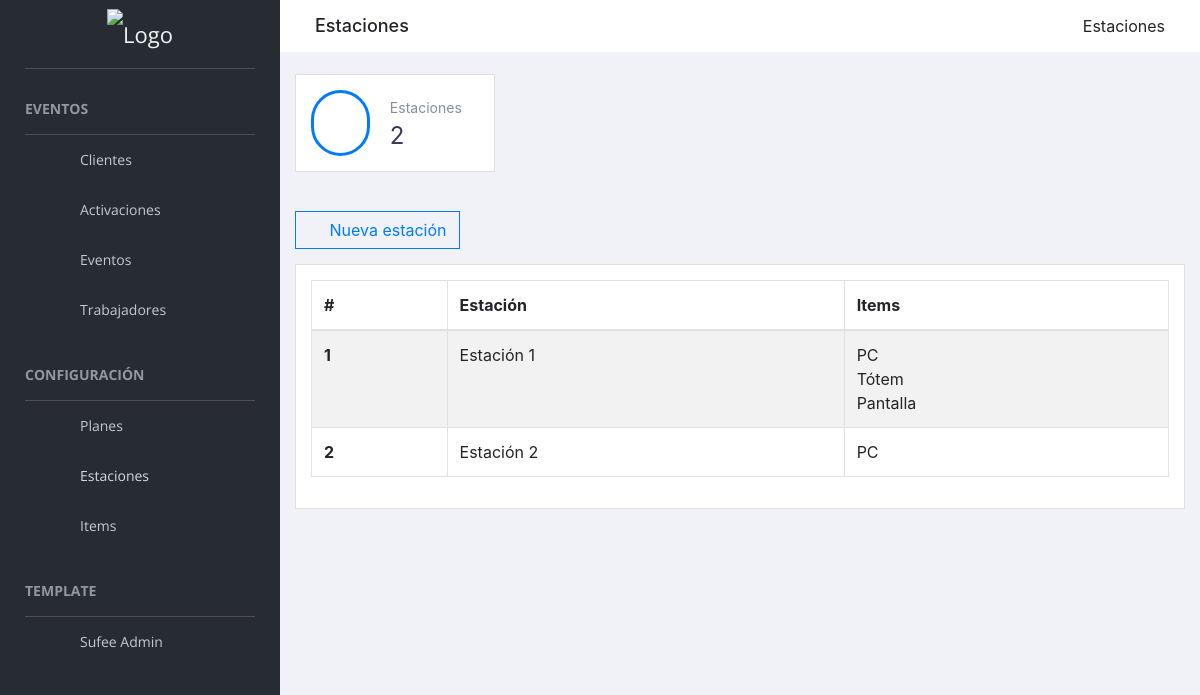
The page /estaciones/ on the database its author committed.
### Eventos/models.py (models this page shows)
class Estaciones(models.Model):
	idEstacion = models.AutoField(primary_key=True, verbose_name="#")
	nombre = models.CharField(unique=True, max_length=255, verbose_name="Estación", blank=False, null=False)
	Items = models.ManyToManyField("Items", through="ItemsEstacion", related_name="Estaciones")

class Items(models.Model):
	idItem = models.AutoField(primary_key=True, verbose_name="#")
	nombre = models.CharField(unique=True, max_length=255, verbose_name="Item", blank=False, null=False)

### Eventos/views.py (the view)
# urls.py: url(r'^estaciones/', views.estaciones, name='estaciones'),
def estaciones(request):
	estaciones = Estaciones.objects.all()
	titulos = ["#", "Estación", "Items"]
	context = {
		"estaciones": estaciones,
		"titulos": titulos,
	}
	return render(request, 'estaciones.html', context)

### Templates/estaciones.html
{% extends "Base/base.html" %}
{% load staticfiles %}
{% block estaciones-li %} active {% endblock %}
{% block content %}
	<div id="right-panel" class="right-panel">
		<div class="breadcrumbs">
			<div class="col-sm-4">
				<div class="page-header float-left">
					<div class="page-title">
						<h1>Estaciones</h1>
					</div>
				</div>
			</div>
			<div class="col-sm-8">
				<div class="page-header float-right">
					<div class="page-title">
						<ol class="breadcrumb text-right">
							<li class="active">Estaciones</li>
						</ol>
					</div>
				</div>
			</div>
		</div>
		<div class="content mt-3">
            <div class="animated fadeIn">
                <div class="row">
					<div class="col-lg-3 col-md-6 col-sm-8">
                        <div class="card">
                            <div class="card-body">
                                <div class="stat-widget-one">
                                    <div class="stat-icon dib"><i class="ti-layout text-primary border-primary"></i></div>
                                    <div class="stat-content dib">
                                        <div class="stat-text">Estaciones</div>
                                        <div class="stat-digit">{{estaciones.count}}</div>
                                    </div>
                                </div>
                            </div>
                        </div>
                    </div>
                </div>
				<div class="row">
					<div class="card-body">
						<button type="button" class="btn btn-outline-primary" onclick="location.href='{% url "agregar_estacion" %}'"><i class="fa fa-plus-circle"></i>&nbsp; Nueva estación</button>
					</div>
				</div>
				<div class="row">
					<div class="col-md-12">
						<div class="card">
							<div class="card-body">
					  <table id="bootstrap-data-table" class="table table-striped table-bordered">
						<thead>
						  <tr>
							{% for titulo in titulos %}
								<th scope="col">{{titulo}}</th>
							{% endfor %}
						  </tr>
						</thead>
						<tbody>
							{% for estacion in estaciones %}
								<tr>
									<th scope="row">{{estacion.idEstacion}}</th>
									<td>{{estacion.nombre}}</td>
									<td>
										{% for item in estacion.Items.all %}
											{{item.nombre}}<br>
										{% endfor %}
									</td>
								</tr>
							{% endfor %}
						</tbody>
					  </table>
							</div>
						</div>
					</div>
				</div>
			</div>
		</div>
	</div>
{% endblock %}

### rows shown on the page
Estaciones: idEstacion "1", nombre "Estación 1"
Items: nombre "PC"
Items: nombre "Tótem"
Items: nombre "Pantalla"
Estaciones: idEstacion "2", nombre "Estación 2"

### other values the page prints
{{ estaciones.count }} "2"
{{ titulo }} "#" "Estación" "Items"
